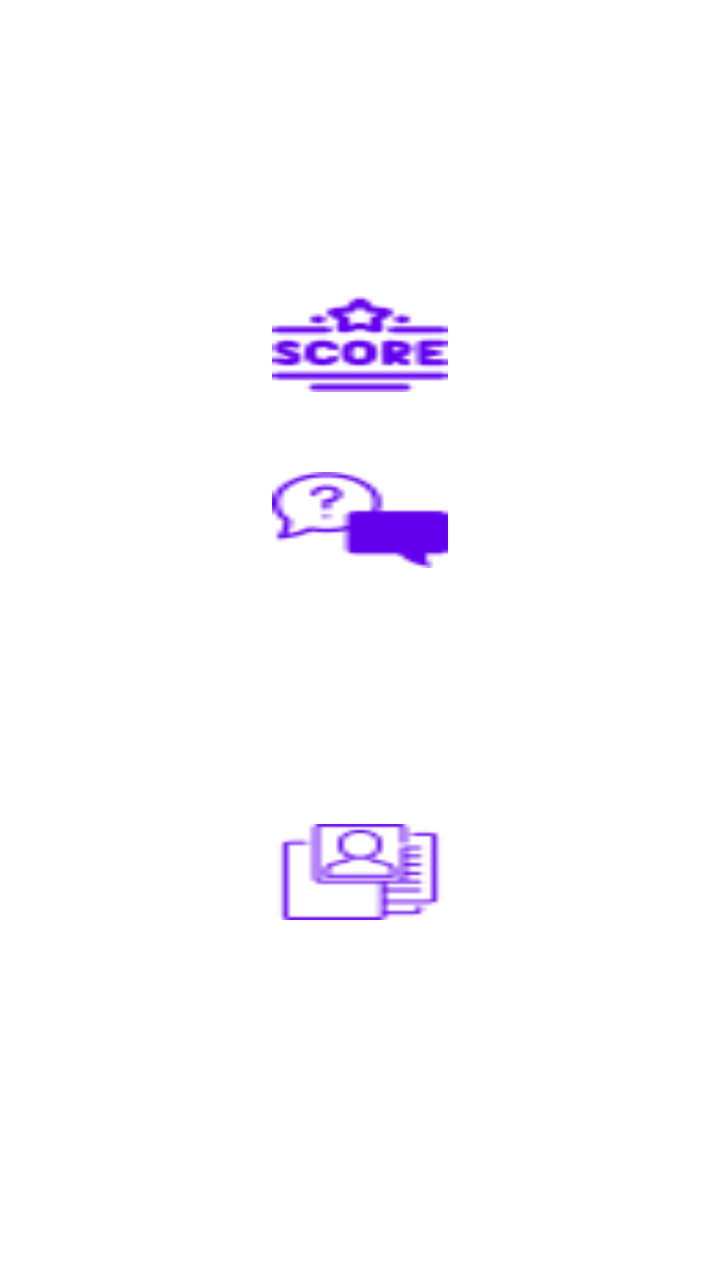
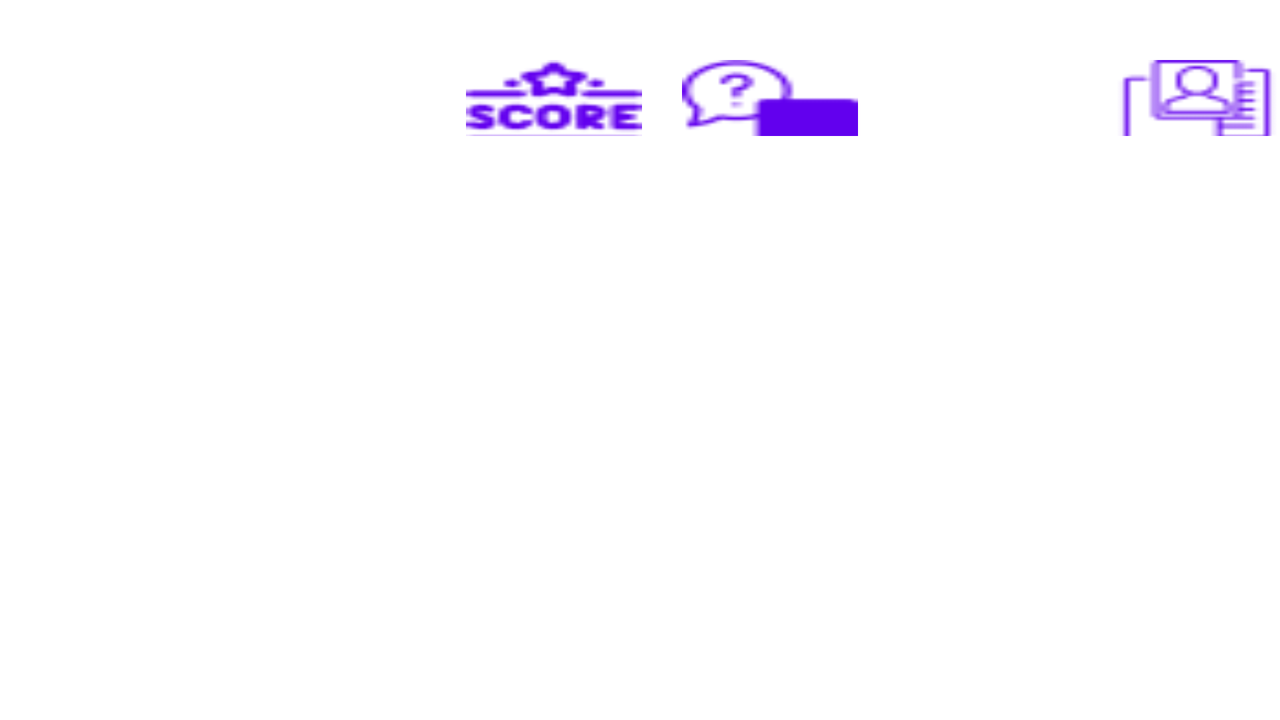

The same Android screen from two of the app's own layout files: first res/layout/ as a phone draws it, then the repository's variant for another configuration, drawn on a device whose configuration selects that folder. Both files follow.
<!-- AndroidManifest.xml: application theme Theme.Juego -->
<!-- res/layout/activity_main.xml -->
<?xml version="1.0" encoding="utf-8"?>
<LinearLayout xmlns:android="http://schemas.android.com/apk/res/android"
    xmlns:app="http://schemas.android.com/apk/res-auto"
    xmlns:tools="http://schemas.android.com/tools"
    android:layout_width="match_parent"
    android:layout_height="match_parent"
    android:orientation="vertical"
    tools:context=".MainActivity">

    <LinearLayout
        android:layout_width="match_parent"
        android:layout_height="wrap_content"
        android:layout_marginRight="16dp"
        android:layout_marginLeft="16dp"
        android:layout_marginTop="20dp"
        android:orientation="vertical">

        <Button
            android:id="@+id/btnStart"
            android:layout_width="wrap_content"
            android:layout_height="wrap_content"
            android:layout_marginTop="40dp"
            android:background="@drawable/power"
            android:layout_gravity="center"/>

        <Button
            android:id="@+id/btnScore"
            android:layout_width="wrap_content"
            android:layout_height="wrap_content"
            android:layout_marginTop="40dp"
            android:background="@drawable/score"
            android:layout_gravity="center"/>

        <Button
            android:id="@+id/btnClue"
            android:layout_width="wrap_content"
            android:layout_height="wrap_content"
            android:layout_marginTop="40dp"
            android:background="@drawable/wrong"
            android:layout_gravity="center"/>

        <Button
            android:id="@+id/btnLogin"
            android:layout_width="wrap_content"
            android:layout_height="wrap_content"
            android:layout_marginTop="40dp"
            android:background="@drawable/login"
            android:layout_gravity="center"/>

        <Button
            android:id="@+id/btnViewData"
            android:layout_width="wrap_content"
            android:layout_height="wrap_content"
            android:layout_marginTop="40dp"
            android:onClick="ViewData"
            android:background="@drawable/personalinfo"
            android:layout_gravity="center"/>


    </LinearLayout>


</LinearLayout>
<!-- resources referenced by this layout -->
<resources>
  <!-- drawable personalinfo: png bitmap (drawable, 823 bytes) -->
  <!-- drawable score: png bitmap (drawable, 1028 bytes) -->
  <!-- drawable wrong: png bitmap (drawable, 1292 bytes) -->
  <style name="Theme.Juego" parent="Theme.MaterialComponents.DayNight.DarkActionBar">
          
          <item name="colorPrimary">@color/purple_500</item>
          <item name="colorPrimaryVariant">@color/purple_700</item>
          <item name="colorOnPrimary">@color/white</item>
          
          <item name="colorSecondary">@color/teal_200</item>
          <item name="colorSecondaryVariant">@color/teal_700</item>
          <item name="colorOnSecondary">@color/black</item>
          
          <item name="android:statusBarColor" tools:targetApi="l">?attr/colorPrimaryVariant</item>
          
      </style>
  <color name="purple_500">#FF6200EE</color>
  <color name="purple_700">#FF3700B3</color>
  <color name="white">#FFFFFFFF</color>
  <color name="teal_200">#FF03DAC5</color>
  <color name="teal_700">#FF018786</color>
  <color name="black">#FF000000</color>
</resources>
<!-- res/layout-land/activity_main.xml (the repository's variant of the layout above) -->
<!-- drawn on the phone turned sideways -->
<?xml version="1.0" encoding="utf-8"?>
<ScrollView
    xmlns:android="http://schemas.android.com/apk/res/android"
    xmlns:app="http://schemas.android.com/apk/res-auto"
    xmlns:tools="http://schemas.android.com/tools"
    android:layout_width="match_parent"
    android:layout_height="match_parent"
    tools:context=".MainActivity">
    <LinearLayout
        android:layout_width="match_parent"
        android:layout_height="match_parent"
        android:orientation="horizontal">

        <Button
            android:id="@+id/btnStart"
            android:layout_width="wrap_content"
            android:layout_height="wrap_content"
            android:layout_marginTop="20dp"
            android:layout_marginLeft="125dp"
            android:background="@drawable/power"
            android:layout_gravity="center"/>

        <Button
            android:id="@+id/btnScore"
            android:layout_width="wrap_content"
            android:layout_height="wrap_content"
            android:layout_marginTop="20dp"
            android:layout_marginLeft="20dp"
            android:background="@drawable/score"
            android:layout_gravity="center"/>

        <Button
            android:id="@+id/btnAnswer"
            android:layout_width="wrap_content"
            android:layout_height="wrap_content"
            android:layout_marginTop="20dp"
            android:layout_marginLeft="20dp"
            android:background="@drawable/wrong"
            android:layout_gravity="center"/>

        <Button
            android:id="@+id/btnLogin"
            android:layout_width="wrap_content"
            android:layout_height="wrap_content"
            android:layout_marginTop="20dp"
            android:layout_marginLeft="20dp"
            android:background="@drawable/login"
            android:layout_gravity="center"/>

        <Button
            android:id="@+id/btnViewData"
            android:layout_width="wrap_content"
            android:layout_height="wrap_content"
            android:layout_marginTop="20dp"
            android:layout_marginLeft="20dp"
            android:onClick="ViewData"
            android:background="@drawable/personalinfo"
            android:layout_gravity="center"/>
    </LinearLayout>
</ScrollView>
